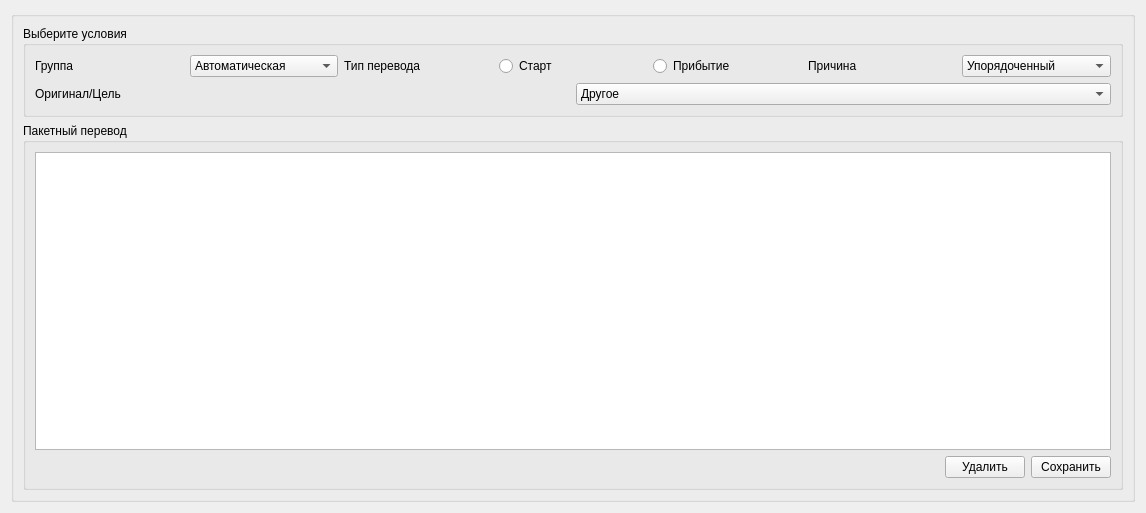
<?xml version="1.0" encoding="UTF-8"?>
<ui version="4.0">
 <class>Table_Form_1_2_batch_transfer</class>
 <widget class="QWidget" name="Table_Form_1_2_batch_transfer">
  <property name="geometry">
   <rect>
    <x>0</x>
    <y>0</y>
    <width>1146</width>
    <height>513</height>
   </rect>
  </property>
  <property name="windowTitle">
   <string>Form</string>
  </property>
  <layout class="QHBoxLayout" name="horizontalLayout_4">
   <item>
    <layout class="QVBoxLayout" name="verticalLayout">
     <item>
      <widget class="QGroupBox" name="groupBox_2">
       <property name="title">
        <string/>
       </property>
       <layout class="QGridLayout" name="gridLayout">
        <item row="0" column="0">
         <widget class="QGroupBox" name="groupBox">
          <property name="minimumSize">
           <size>
            <width>0</width>
            <height>70</height>
           </size>
          </property>
          <property name="title">
           <string>Выберите условия</string>
          </property>
          <layout class="QVBoxLayout" name="verticalLayout_3">
           <item>
            <layout class="QVBoxLayout" name="verticalLayout_2">
             <item>
              <layout class="QHBoxLayout" name="horizontalLayout_2">
               <item>
                <widget class="QLabel" name="label">
                 <property name="text">
                  <string>Группа</string>
                 </property>
                </widget>
               </item>
               <item>
                <widget class="QComboBox" name="comboBox_group">
                 <item>
                  <property name="text">
                   <string>Автоматическая</string>
                  </property>
                 </item>
                </widget>
               </item>
               <item>
                <widget class="QLabel" name="label_2">
                 <property name="text">
                  <string>Тип перевода</string>
                 </property>
                </widget>
               </item>
               <item>
                <widget class="QRadioButton" name="radioButton_start">
                 <property name="text">
                  <string>Старт</string>
                 </property>
                </widget>
               </item>
               <item>
                <widget class="QRadioButton" name="radioButton_transfer">
                 <property name="text">
                  <string>Прибытие</string>
                 </property>
                </widget>
               </item>
               <item>
                <widget class="QLabel" name="label_4">
                 <property name="text">
                  <string>Причина</string>
                 </property>
                </widget>
               </item>
               <item>
                <widget class="QComboBox" name="comboBox_reason">
                 <item>
                  <property name="text">
                   <string>Упорядоченный</string>
                  </property>
                 </item>
                </widget>
               </item>
              </layout>
             </item>
             <item>
              <layout class="QHBoxLayout" name="horizontalLayout_3">
               <item>
                <widget class="QLabel" name="label_3">
                 <property name="text">
                  <string>Оригинал/Цель</string>
                 </property>
                </widget>
               </item>
               <item>
                <widget class="QComboBox" name="comboBox_orig">
                 <item>
                  <property name="text">
                   <string>Другое</string>
                  </property>
                 </item>
                </widget>
               </item>
              </layout>
             </item>
            </layout>
           </item>
          </layout>
         </widget>
        </item>
        <item row="1" column="0">
         <widget class="QGroupBox" name="groupBox_3">
          <property name="title">
           <string>Пакетный перевод</string>
          </property>
          <layout class="QVBoxLayout" name="verticalLayout_4">
           <item>
            <widget class="QTableWidget" name="tableWidget"/>
           </item>
           <item>
            <layout class="QHBoxLayout" name="horizontalLayout">
             <item>
              <spacer name="horizontalSpacer">
               <property name="orientation">
                <enum>Qt::Horizontal</enum>
               </property>
               <property name="sizeHint" stdset="0">
                <size>
                 <width>98</width>
                 <height>20</height>
                </size>
               </property>
              </spacer>
             </item>
             <item>
              <widget class="QPushButton" name="pushButton_2">
               <property name="text">
                <string>Удалить</string>
               </property>
              </widget>
             </item>
             <item>
              <widget class="QPushButton" name="pushButton">
               <property name="text">
                <string>Сохранить</string>
               </property>
              </widget>
             </item>
            </layout>
           </item>
          </layout>
         </widget>
        </item>
       </layout>
      </widget>
     </item>
    </layout>
   </item>
  </layout>
 </widget>
 <resources/>
 <connections/>
</ui>
